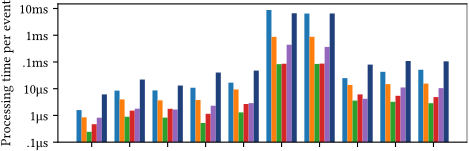

Reproduce this figure in Python.
#!/usr/bin/env python3

import argparse
import matplotlib; matplotlib.use('Agg')
import numpy as np
import pandas as pd
from matplotlib import pyplot as plt

plt.rcParams.update({
    'errorbar.capsize': 2,
    'pdf.fonttype': 42,
    'ps.fonttype': 42,
    'font.family': 'Linux Libertine',
})

ETHa = ( 31/255,  64/255, 122/255) # dark blue
ETHb = ( 72/255,  90/255,  44/255) # dark green
ETHc = ( 18/255, 105/255, 176/255) # light blue
ETHd = (114/255, 121/255,  28/255) # light green
ETHe = (145/255,   5/255, 106/255) # dark pink
ETHf = (111/255, 111/255, 100/255) # gray
ETHg = (168/255,  50/255,  45/255) # dark red
ETHh = (  0/255, 122/255, 150/255) # turquoise
ETHi = (149/255,  96/255,  19/255) # brown

parser = argparse.ArgumentParser()
parser.add_argument('-i', '--input',     help='Input JSON lines file')
parser.add_argument('-o', '--output',    help='Output PDF file')
parser.add_argument('-l', '--no_legend', help='Suppress legend from plot',
                                         action='store_true')
parser.add_argument('-x', '--no_xaxis',  help='Suppress x-axis from plot',
                                         action='store_true')
parser.add_argument('-y', '--no_yaxis',  help='Suppress y-axis from plot',
                                         action='store_true')
args = parser.parse_args()

df = pd.read_json(args.input, lines=True)
df = df[df.running_time.notna()]

# Average over runs
df = df.groupby(['system', 'query_id', 'num_events']).median().reset_index()

# Extrapolate to full data set
df_max_size = df\
    .groupby(['system', 'query_id']) \
    .agg({'num_events': 'max'}) \
    .reset_index()

df = df.merge(df_max_size, on=['system', 'query_id', 'num_events'])
df['running_time_per_event'] = df.running_time / df.num_events
df['running_time_per_event_us'] = df.running_time_per_event * 10**6
df['extrapolated_running_time'] = \
    df.running_time_per_event * df.num_events.max()

# Plot
fig = plt.figure(figsize=(5.3, 1.8))
ax = fig.add_subplot(1, 1, 1)

if not args.no_yaxis:
    ax.set_ylabel('Processing time per event')
if not args.no_xaxis:
    ax.set_xlabel('Query')

ax.set_yscale('log')

prop_cycle = plt.rcParams['axes.prop_cycle']
colors = prop_cycle.by_key()['color']

styles = {
    'athena':            {'color': colors[0], 'label': 'Athena (v1)*'},
    'athena-v2':         {'color': colors[1], 'label': 'Athena (v2)*'},
    'bigquery':          {'color': colors[2], 'label': 'BigQuery'},
    'bigquery-external': {'color': colors[3], 'label': 'BigQuery (external)'},
    'presto':            {'color': colors[4], 'label': 'Presto'},
    'rumble':            {'color': ETHa,      'label': 'Rumble'},
}

df['query_label'] = df.query_id \
    .apply(lambda s: 'Q' + s.replace('-1', 'a').replace('-2', 'b'))

systems = sorted(df.system.unique(), key=lambda s: styles[s]['label'])
num_bars = len(systems)
num_groups = df.query_id.nunique()
bar_width = 0.8 / num_bars
indexes = np.arange(num_groups)
bars = []
for i, system in enumerate(systems):
    data_g = df[df.system == system]
    data_g = data_g \
        .merge(pd.DataFrame(df.query_id.unique(),
                            columns=['query_id']), how='outer') \
        .sort_values('query_id')
    handle = ax.bar(indexes - ((num_bars - 1) / 2.0 - i) * bar_width,
                    data_g.running_time_per_event_us, bar_width,
                    tick_label=data_g['query_label'],
                    **styles[system])

ax.set_xticks(indexes)
ax.set_yticks([.1, 1, 10, 100, 1000, 10000])
ax.set_yticklabels(['.1μs', '1μs', '10μs', '.1ms', '1ms', '10ms'])

if args.no_xaxis:
    ax.set_xticklabels([])

if args.no_yaxis:
    ax.set_yticklabels([])

if not args.no_legend:
    ax.legend(loc='lower center', ncol=4, bbox_to_anchor=(0.5, 1.02))

plt.savefig(args.output, format='pdf', bbox_inches='tight', pad_inches=0)
plt.close()
